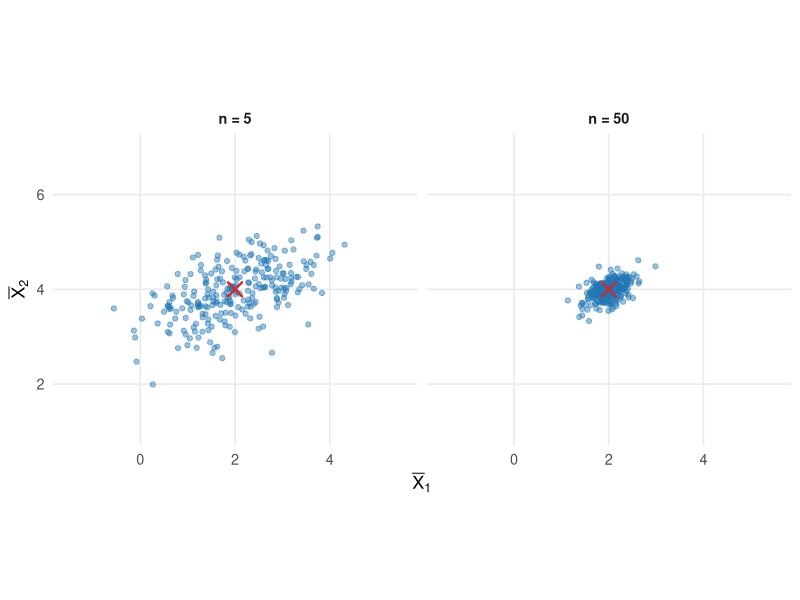
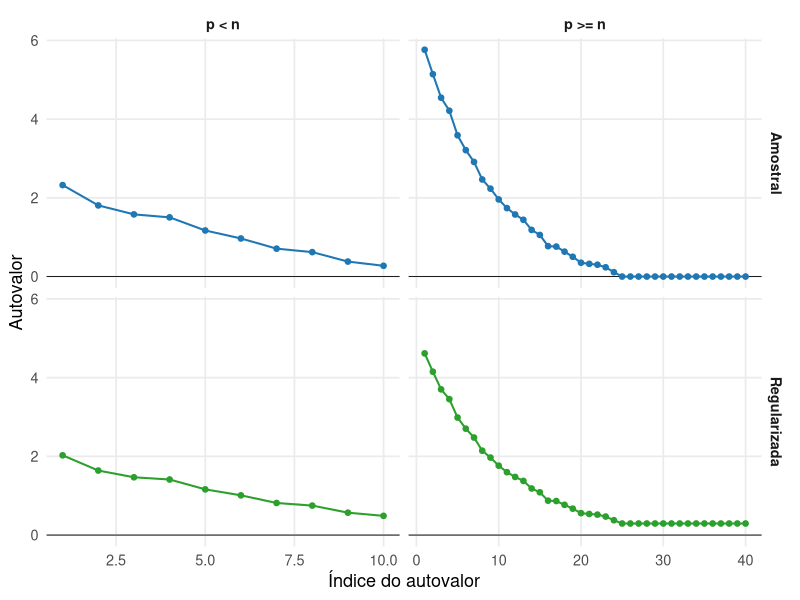

Here is the R script that generated these plots, in order:
## ---- chunk 1
#| label: fig-variabilidade-media-amostral
#| fig-cap: "Vetores de médias amostrais obtidos em 250 amostras de uma distribuição normal bivariada, para tamanhos amostrais 5 e 50."
#| echo: false
#| warning: false
#| message: false
#| fig-width: 9
#| fig-height: 4.5
#| fig-align: center

set.seed(510)

mu_medias <- c(2, 4)

sigma_medias <- matrix(
  c(
    4.0, 1.6,
    1.6, 2.0
  ),
  nrow = 2,
  byrow = TRUE
)

tamanhos_amostrais <- c(5, 50)
numero_repeticoes <- 250

dados_medias <- do.call(
  rbind,
  lapply(
    tamanhos_amostrais,
    function(n_atual) {
      medias_simuladas <- t(
        replicate(
          numero_repeticoes,
          colMeans(
            MASS::mvrnorm(
              n = n_atual,
              mu = mu_medias,
              Sigma = sigma_medias
            )
          )
        )
      )

      data.frame(
        Media1 = medias_simuladas[, 1],
        Media2 = medias_simuladas[, 2],
        Tamanho = factor(
          paste0(
            "n = ",
            n_atual
          ),
          levels = paste0(
            "n = ",
            tamanhos_amostrais
          )
        )
      )
    }
  )
)

dados_centro <- data.frame(
  Media1 = rep(
    mu_medias[1],
    length(
      tamanhos_amostrais
    )
  ),
  Media2 = rep(
    mu_medias[2],
    length(
      tamanhos_amostrais
    )
  ),
  Tamanho = factor(
    paste0(
      "n = ",
      tamanhos_amostrais
    ),
    levels = paste0(
      "n = ",
      tamanhos_amostrais
    )
  )
)

ggplot2::ggplot(
  dados_medias,
  ggplot2::aes(
    x = Media1,
    y = Media2
  )
) +
  ggplot2::geom_point(
    alpha = 0.45,
    size = 1.5,
    colour = "#1f77b4"
  ) +
  ggplot2::geom_point(
    data = dados_centro,
    ggplot2::aes(
      x = Media1,
      y = Media2
    ),
    inherit.aes = FALSE,
    shape = 4,
    size = 4,
    stroke = 1.2,
    colour = "#d62728"
  ) +
  ggplot2::facet_wrap(
    ~Tamanho
  ) +
  ggplot2::coord_equal(
    xlim = c(-1.5, 5.5),
    ylim = c(1.0, 7.0)
  ) +
  ggplot2::labs(
    x = expression(
      bar(X)[1]
    ),
    y = expression(
      bar(X)[2]
    )
  ) +
  ggplot2::theme_minimal(
    base_size = 13
  ) +
  ggplot2::theme(
    panel.grid.minor = ggplot2::element_blank(),
    strip.text = ggplot2::element_text(
      face = "bold"
    )
  )
## ---- chunk 2
#| label: fig-espectro-regularizacao-covariancia
#| fig-cap: "Espectros da matriz de covariâncias amostral e de sua versão regularizada em dois regimes dimensionais."
#| echo: false
#| warning: false
#| message: false
#| fig-width: 9
#| fig-height: 6
#| fig-align: center

set.seed(610)

gerar_espectro <- function(
  n,
  p,
  regime,
  lambda = 0.25
) {
  variancias <- seq(
    2.0,
    0.3,
    length.out = p
  )

  matriz_dados <- matrix(
    stats::rnorm(
      n * p
    ),
    nrow = n,
    ncol = p
  ) %*%
    diag(
      sqrt(
        variancias
      ),
      nrow = p
    )

  matriz_covariancias <- stats::cov(
    matriz_dados
  )

  tau <- mean(
    diag(
      matriz_covariancias
    )
  )

  matriz_regularizada <-
    (1 - lambda) *
    matriz_covariancias +
    lambda *
    tau *
    diag(
      p
    )

  autovalores_amostrais <- pmax(
    eigen(
      matriz_covariancias,
      symmetric = TRUE,
      only.values = TRUE
    )$values,
    0
  )

  autovalores_regularizados <- eigen(
    matriz_regularizada,
    symmetric = TRUE,
    only.values = TRUE
  )$values

  rbind(
    data.frame(
      Indice = seq_len(p),
      Autovalor = autovalores_amostrais,
      Matriz = "Amostral",
      Regime = regime
    ),
    data.frame(
      Indice = seq_len(p),
      Autovalor = autovalores_regularizados,
      Matriz = "Regularizada",
      Regime = regime
    )
  )
}

dados_espectros <- rbind(
  gerar_espectro(
    n = 80,
    p = 10,
    regime = "p < n"
  ),
  gerar_espectro(
    n = 25,
    p = 40,
    regime = "p >= n"
  )
)

dados_espectros$Matriz <- factor(
  dados_espectros$Matriz,
  levels = c(
    "Amostral",
    "Regularizada"
  )
)

dados_espectros$Regime <- factor(
  dados_espectros$Regime,
  levels = c(
    "p < n",
    "p >= n"
  )
)

ggplot2::ggplot(
  dados_espectros,
  ggplot2::aes(
    x = Indice,
    y = Autovalor,
    colour = Matriz
  )
) +
  ggplot2::geom_hline(
    yintercept = 0,
    linewidth = 0.3
  ) +
  ggplot2::geom_line(
    linewidth = 0.7,
    show.legend = FALSE
  ) +
  ggplot2::geom_point(
    size = 1.6,
    show.legend = FALSE
  ) +
  ggplot2::facet_grid(
    Matriz ~ Regime,
    scales = "free_x"
  ) +
  ggplot2::scale_colour_manual(
    values = c(
      "Amostral" = "#1f77b4",
      "Regularizada" = "#2ca02c"
    )
  ) +
  ggplot2::labs(
    x = "Índice do autovalor",
    y = "Autovalor"
  ) +
  ggplot2::theme_minimal(
    base_size = 13
  ) +
  ggplot2::theme(
    panel.grid.minor = ggplot2::element_blank(),
    strip.text = ggplot2::element_text(
      face = "bold"
    )
  )
